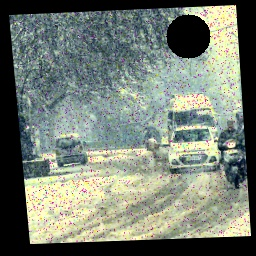
#> input picture driving_images/im001-snow.jpg, 256 x 256 px
$ python -i denoise.py   (imports and definitions only)
#> lines starting #> are read from the running program, lines starting #| are printed output that depends on the picture; after the words box and inside, x2 and y2 are one past the last pixel; in counts of white or black regions, pixels touching at a corner belong together
#> further down, picture is the input picture: shape (256, 256, 3); mean B, G, R 115.6, 126.8, 118.6
import cv2
import numpy as np


def salt_and_pepper(img):
    # Remove salt & pepper noise
    img = cv2.medianBlur(img, 3)
    return img


def remove_gaussian_noise(img, kernel_size=(3, 3), sigma=1.0, h=4, brightness_thresh=220):
    # extract the luminance channel
#> called with kernel_size = (3, 3), sigma = 1, h = 4, brightness_thresh = 220
    lab = cv2.cvtColor(img, cv2.COLOR_BGR2LAB)
#> lab: shape (256, 256, 3); mean of channels 0, 1, 2 129.5, 123.3, 132.6
    l_channel, a, b = cv2.split(lab)
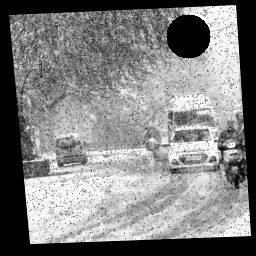
#> l_channel: shape (256, 256); min 0, max 254, mean 129.5
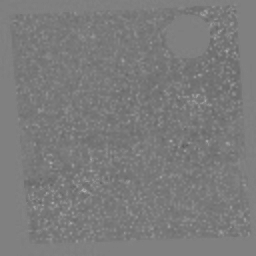
#> a: shape (256, 256); min 93, max 174, mean 123.3
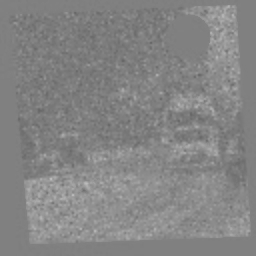
#> b: shape (256, 256); min 103, max 188, mean 132.6
    white_mask = cv2.threshold(l_channel, brightness_thresh, 255, cv2.THRESH_BINARY)[1]
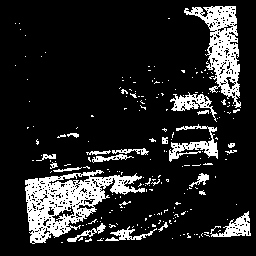
#> white_mask: shape (256, 256); 14.2% white; 207 white regions (184 under 20 px), largest, box (x1, y1, x2, y2) and area: (25, 170, 145, 244) 3656, (184, 6, 241, 108) 2209, (169, 124, 218, 162) 642

    #refine the mask (remove small noise, fill gaps)
    kernel = cv2.getStructuringElement(cv2.MORPH_ELLIPSE, (5,5))
    white_mask = cv2.morphologyEx(white_mask, cv2.MORPH_CLOSE, kernel)
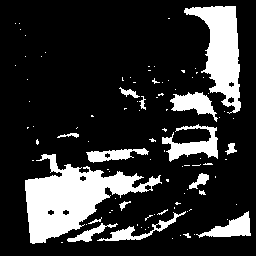
#> white_mask: shape (256, 256); 19% white; 97 white regions (79 under 20 px), largest, box (x1, y1, x2, y2) and area: (25, 154, 162, 244) 5190, (184, 6, 241, 114) 2970, (162, 124, 218, 162) 915

    # Apply Non-Local Means (NLM)
    img_nlm = cv2.fastNlMeansDenoisingColored(img, None, h, h, 7, 21)

    # Apply Gaussian blur for the rest of the image
    img_gaussian = cv2.GaussianBlur(img, kernel_size, sigma)
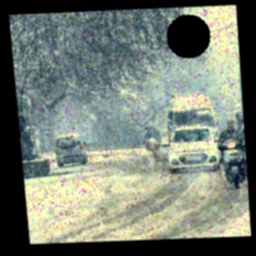
#> img_gaussian: shape (256, 256, 3); mean B, G, R 115.6, 126.8, 118.5

    # Combine results
    denoised_img = np.where(white_mask[..., None] == 255, img_nlm, img_gaussian)
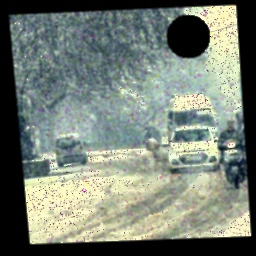
#> denoised_img: shape (256, 256, 3); mean B, G, R 116.5, 127.4, 118.8

    return denoised_img.astype(np.uint8)

>>> import cv2
>>> picture = cv2.imread('driving_images/im001-snow.jpg')
>>> result = remove_gaussian_noise(picture)

$ run again, on driving_images/im002-snow.jpg
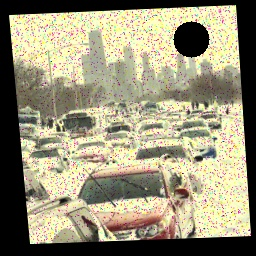
#> input picture driving_images/im002-snow.jpg, 256 x 256 px
#> picture is the input picture: shape (256, 256, 3); mean B, G, R 120.4, 146.3, 152.1
#> lab: shape (256, 256, 3); mean of channels 0, 1, 2 149.9, 126, 141.8
#> in remove_gaussian_noise, `white_mask = cv2.threshold(l_channel, brightness_thresh, 255, cv2.THRE..`:
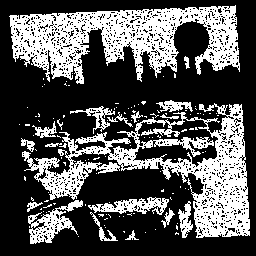
#> white_mask: shape (256, 256); 33.2% white; 125 white regions (106 under 20 px), largest, box (x1, y1, x2, y2) and area: (9, 5, 240, 84) 9139, (22, 103, 250, 238) 8952, (28, 200, 83, 244) 931
#> in remove_gaussian_noise, `denoised_img = np.where(white_mask[..., None] == 255, img_nlm, img_gau..`:
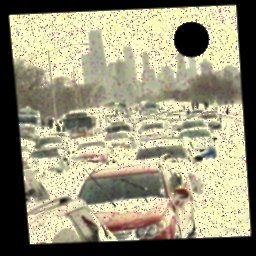
#> denoised_img: shape (256, 256, 3); mean B, G, R 121.7, 147.3, 152.5

$ run again, on driving_images/im003-snow.jpg
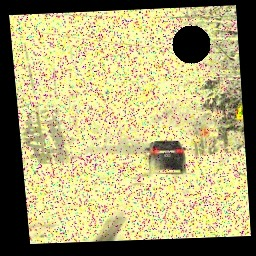
#> input picture driving_images/im003-snow.jpg, 256 x 256 px
#> picture is the input picture: shape (256, 256, 3); mean B, G, R 116.7, 164.8, 171.9
#> lab: shape (256, 256, 3); mean of channels 0, 1, 2 166.5, 123.5, 152.7
#> in remove_gaussian_noise, `white_mask = cv2.threshold(l_channel, brightness_thresh, 255, cv2.THRE..`:
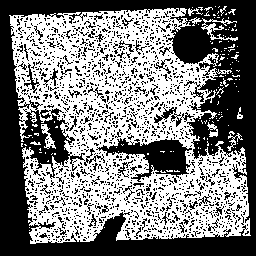
#> white_mask: shape (256, 256); 49.4% white; 136 white regions (124 under 20 px), largest, box (x1, y1, x2, y2) and area: (9, 8, 251, 244) 31154, (201, 18, 238, 41) 246, (41, 124, 56, 149) 145
#> in remove_gaussian_noise, `denoised_img = np.where(white_mask[..., None] == 255, img_nlm, img_gau..`:
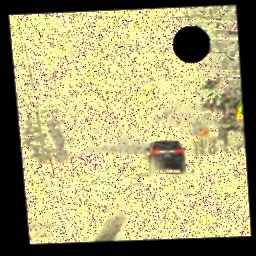
#> denoised_img: shape (256, 256, 3); mean B, G, R 116.8, 165.6, 172.1

$ run again, on driving_images/im004-snow.jpg
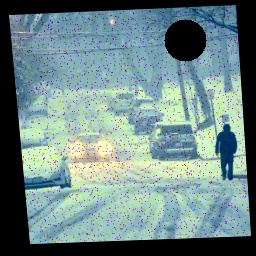
#> input picture driving_images/im004-snow.jpg, 256 x 256 px
#> picture is the input picture: shape (256, 256, 3); mean B, G, R 136.2, 136.9, 111.5
#> lab: shape (256, 256, 3); mean of channels 0, 1, 2 137.4, 120, 125.3
#> in remove_gaussian_noise, `denoised_img = np.where(white_mask[..., None] == 255, img_nlm, img_gau..`:
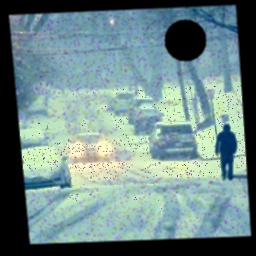
#> denoised_img: shape (256, 256, 3); mean B, G, R 136.8, 137.2, 111.7
